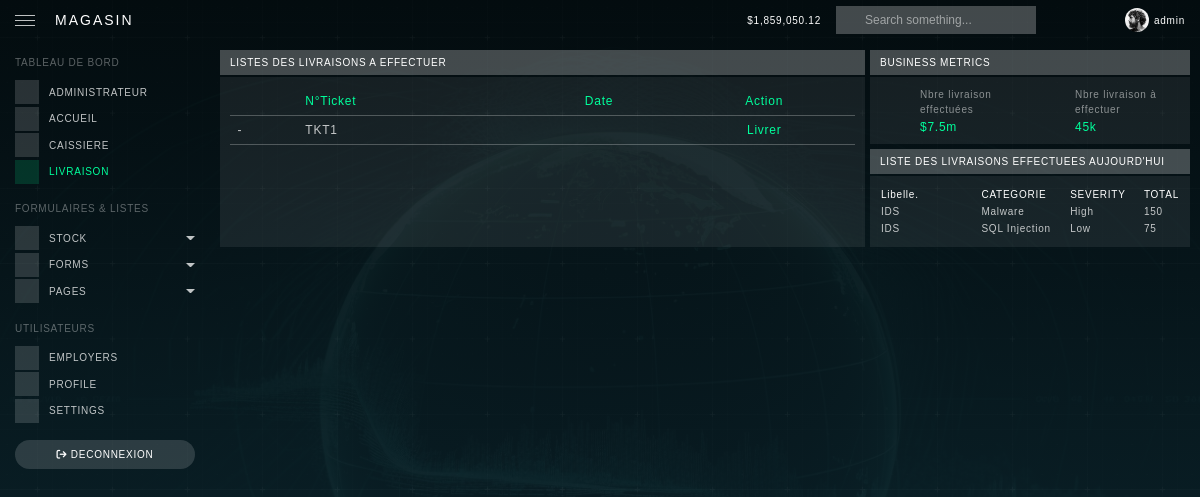
Before: /stock/livraison/dashboard/ (signed in) with the older database file.
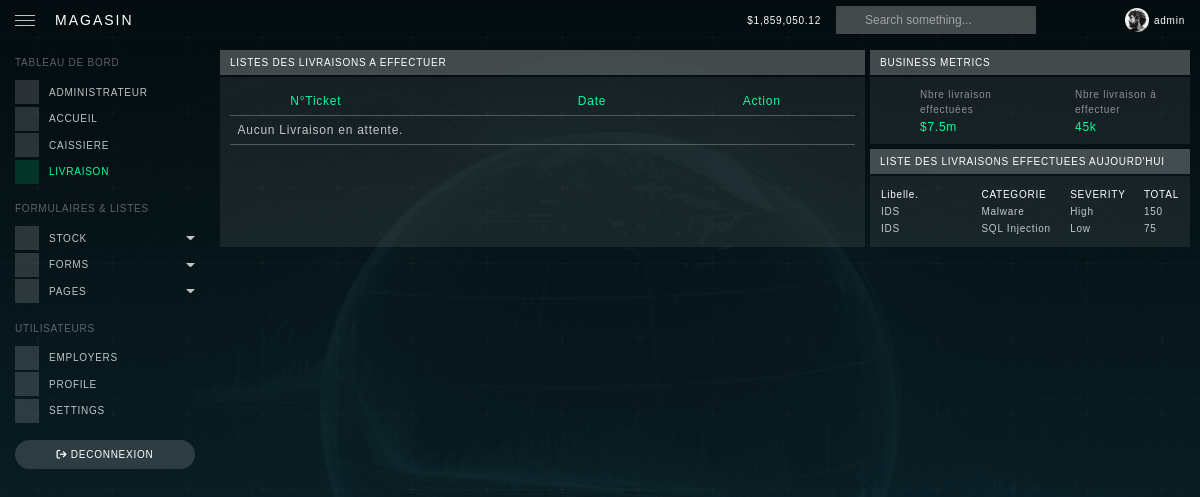
After: the same page with the newer database file.
### stock/models.py (models this page shows)
class Panier(models.Model):
    utilisateur = models.ForeignKey(User, on_delete=models.CASCADE, related_name='paniers')
    valide = models.BooleanField(default=False)
    panier_paye = models.BooleanField(default=False)
    ticket = models.CharField(max_length=100, null=True, blank=True)
    panier_livre = models.BooleanField(default=False)

### stock/views.py (the view)
# urls.py: path('livraison/dashboard/', livraison_dashboard, name='livraison_dashboard'),
@user_passes_test(is_liveur)
def livraison_dashboard(request):
    livraison_en_attente = Panier.objects.filter(valide=True,panier_paye = True,panier_livre=False)
    return render(request, 'livraison.html', {'livraison_en_attente': livraison_en_attente})

### stock/views.py (called while the page is built)
def is_liveur(user):
    return user.groups.filter(name__in=['Livraisons', 'AdminMagasin']).exists()

### stock/templates/livraison.html (shortened to what the changed rows need)
{% extends "base.html" %}
{% block main_content %}
	<div id="content" class="app-content p-3">
		<div class="row g-2">
			<div class="col-xl-12">
				<div class="row g-2">
					<div class="col-xl-8">
						<div class="card h-100">
							<div class="card-body">
								<table id="datatableDefault" width="100%" class="table text-nowrap">
                                    <thead>
                                        <tr>
                                            <th></th>
                                            <th class='text-theme'>N°Ticket</th>
                                            <th class='text-center text-theme'>Date</th>
                                            <th class='text-center text-theme'>Action</th>
                                        </tr>
                                    </thead>
                                    <tbody>
                                    {% for panier in livraison_en_attente %}
                                        {% with panier.ticket_set.first as ticket %}
                                            <tr>
                                                <td>-</td>
                                                <td>{{ panier.ticket }}</td>
                                                <td>{{ panier.date_creation }}</td>
                                                <td  class='text-center'>
                                                    <a style="text-decoration: none;" href="{% url 'valider_livraison' panier.ticket %}" onclick="return confirm('Êtes-vous sûr de vouloir valider cette livraison ?');">Livrer</a>
                                                </td>
                                            </tr>
                                        {% endwith %}
                                        {% empty %}
                                            <tr>
                                                <td colspan="4">Aucun Livraison en attente.</td>
                                            </tr>
                                    {% endfor%}
                                    </tbody>
                                </table>
							</div>
						</div>
					</div>
					<div class="col-xl-4">
						<div class="row gy-2">
							<div class="col-lg-12">
								<div class="card h-100">
									<div class="card-body">
									    <table class="w-100 text-truncate fs-10px table-py-1px">
									    	<thead>
                                                <tr class="text-white">
                                                <th width="35%">Libelle.</th>
                                                <th width="30%">CATEGORIE</th>
                                                <th width="25%">SEVERITY</th>
                                                <th width="10%">TOTAL</th>
                                                </tr>
									    	</thead>
									    </table>
				    				</div>
				    			</div>
				    		</div>
				    	</div>
				    </div>
		        </div>
		    </div>
		</div>
	</div>
{% endblock  %}

Changed rows visible on the page:
no longer on this page (row edited): Panier: ticket "TKT1"
Other visible differences:
text now shown: "Aucun Livraison en attente."
